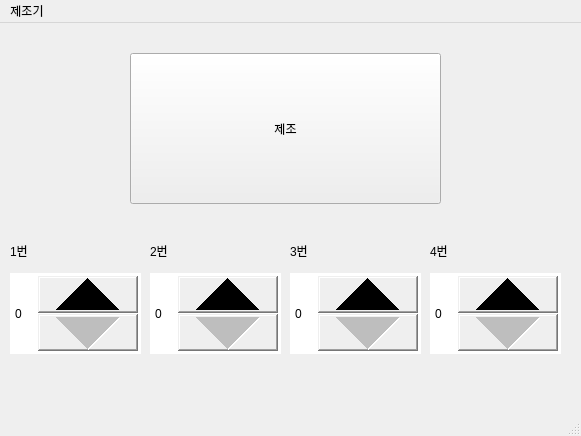
<?xml version="1.0" encoding="UTF-8"?>
<ui version="4.0">
 <class>MainWindow</class>
 <widget class="QMainWindow" name="MainWindow">
  <property name="geometry">
   <rect>
    <x>0</x>
    <y>0</y>
    <width>581</width>
    <height>436</height>
   </rect>
  </property>
  <property name="windowTitle">
   <string>MainWindow</string>
  </property>
  <widget class="QWidget" name="centralwidget">
   <widget class="QPushButton" name="make">
    <property name="geometry">
     <rect>
      <x>130</x>
      <y>30</y>
      <width>311</width>
      <height>151</height>
     </rect>
    </property>
    <property name="text">
     <string>제조</string>
    </property>
   </widget>
   <widget class="QLabel" name="label">
    <property name="geometry">
     <rect>
      <x>10</x>
      <y>220</y>
      <width>60</width>
      <height>16</height>
     </rect>
    </property>
    <property name="text">
     <string>1번</string>
    </property>
   </widget>
   <widget class="QLabel" name="label_2">
    <property name="geometry">
     <rect>
      <x>150</x>
      <y>220</y>
      <width>60</width>
      <height>16</height>
     </rect>
    </property>
    <property name="text">
     <string>2번</string>
    </property>
   </widget>
   <widget class="QLabel" name="label_3">
    <property name="geometry">
     <rect>
      <x>290</x>
      <y>220</y>
      <width>60</width>
      <height>16</height>
     </rect>
    </property>
    <property name="text">
     <string>3번</string>
    </property>
   </widget>
   <widget class="QLabel" name="label_4">
    <property name="geometry">
     <rect>
      <x>430</x>
      <y>220</y>
      <width>60</width>
      <height>16</height>
     </rect>
    </property>
    <property name="text">
     <string>4번</string>
    </property>
   </widget>
   <widget class="QSpinBox" name="spinBox_1">
    <property name="geometry">
     <rect>
      <x>10</x>
      <y>250</y>
      <width>131</width>
      <height>81</height>
     </rect>
    </property>
    <property name="styleSheet">
     <string notr="true">QSpinBox::down-button{
    width: 100
}
QSpinBox::up-button{
    width: 100
}</string>
    </property>
   </widget>
   <widget class="QSpinBox" name="spinBox_2">
    <property name="geometry">
     <rect>
      <x>150</x>
      <y>250</y>
      <width>131</width>
      <height>81</height>
     </rect>
    </property>
    <property name="styleSheet">
     <string notr="true">QSpinBox::down-button{
    width: 100
}
QSpinBox::up-button{
    width: 100
}</string>
    </property>
   </widget>
   <widget class="QSpinBox" name="spinBox_3">
    <property name="geometry">
     <rect>
      <x>290</x>
      <y>250</y>
      <width>131</width>
      <height>81</height>
     </rect>
    </property>
    <property name="styleSheet">
     <string notr="true">QSpinBox::down-button{
    width: 100
}
QSpinBox::up-button{
    width: 100
}</string>
    </property>
   </widget>
   <widget class="QSpinBox" name="spinBox_4">
    <property name="geometry">
     <rect>
      <x>430</x>
      <y>250</y>
      <width>131</width>
      <height>81</height>
     </rect>
    </property>
    <property name="styleSheet">
     <string notr="true">QSpinBox::down-button{
    width: 100
}
QSpinBox::up-button{
    width: 100
}</string>
    </property>
   </widget>
  </widget>
  <widget class="QMenuBar" name="menubar">
   <property name="geometry">
    <rect>
     <x>0</x>
     <y>0</y>
     <width>581</width>
     <height>37</height>
    </rect>
   </property>
   <widget class="QMenu" name="menu">
    <property name="title">
     <string>제조기</string>
    </property>
   </widget>
   <addaction name="menu"/>
  </widget>
  <widget class="QStatusBar" name="statusbar"/>
 </widget>
 <resources/>
 <connections/>
</ui>
